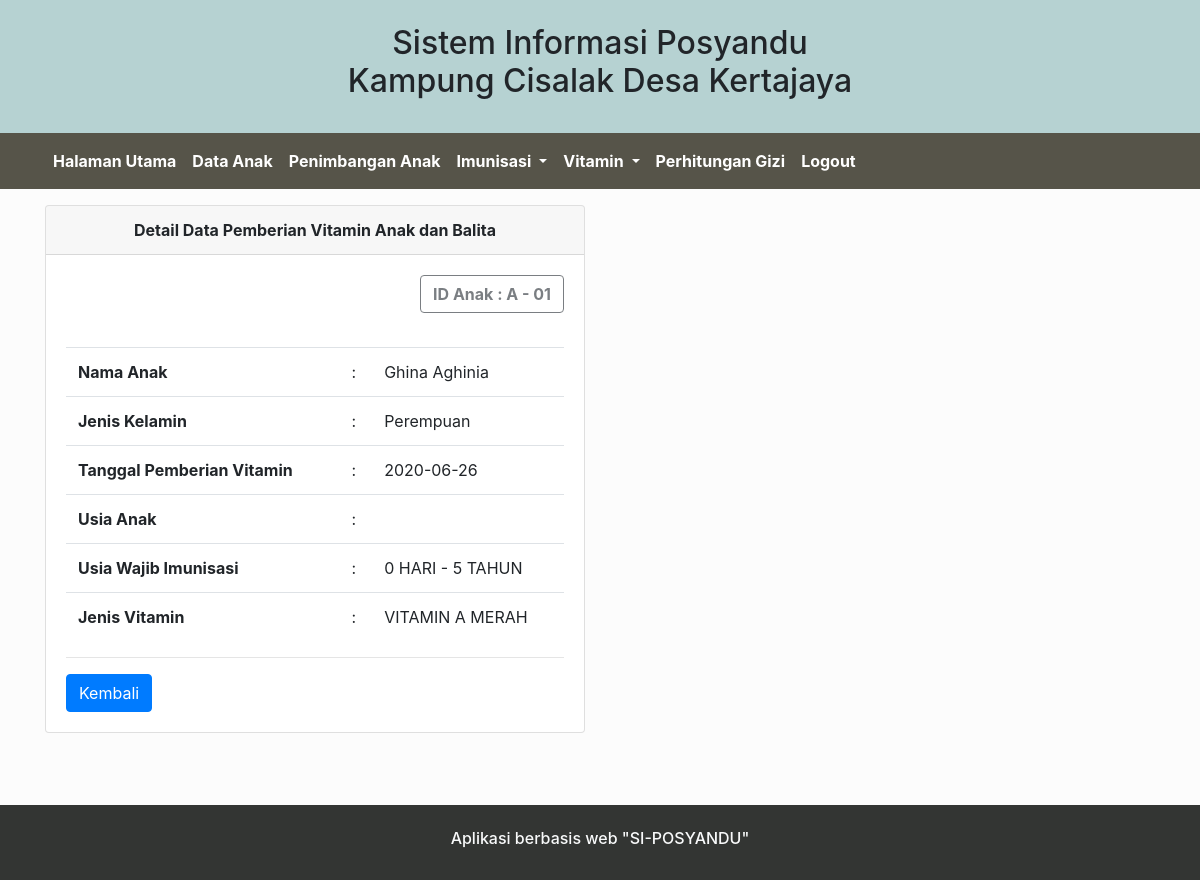
The app's page /Vitamin/detail/1 with its own data.
### tables this page shows
CREATE TABLE `timbangan` (
  `Kode_timbangan` int(10) NOT NULL,
  `Id_anak` int(10) NOT NULL,
  `Tanggal_penimbangan` date NOT NULL,
  `Berat_timbangan` varchar(5) NOT NULL,
  `Tinggi_timbangan` int(5) NOT NULL,
  `Kode_imunisasi` int(10) NOT NULL,
  `Kode_vitamin` int(10) DEFAULT NULL
);

CREATE TABLE `anak` (
  `Id_anak` int(10) NOT NULL,
  `Nama_anak` varchar(30) NOT NULL,
  `Tanggal_lahir` date NOT NULL,
  `Jenis_kelamin` varchar(20) NOT NULL,
  `Berat_badan` varchar(5) NOT NULL,
  `Tinggi_badan` int(5) NOT NULL,
  `Usia` varchar(30) NOT NULL,
  `Nama_ibu` varchar(20) NOT NULL,
  `Nama_ayah` varchar(20) NOT NULL,
  `Alamat` varchar(50) NOT NULL,
  `Status` varchar(30) NOT NULL
);

CREATE TABLE `vitamin` (
  `Kode_vitamin` int(10) NOT NULL,
  `Jenis_vitamin` varchar(20) NOT NULL,
  `Usia_wajib_vitamin` varchar(20) NOT NULL
);

### application/controllers/Vitamin.php (called while the page is built, shortened)
<?php
class Vitamin extends CI_Controller{
    public function __construct()
    {
        $this->load->model('Vitamin_model');
    }
   public function detail($id)
   {
        $data['judul'] = 'Detail Data Timbangan Anak dan Balita';
        $data['imun'] = $this->Vitamin_model->getDetail($id)[0];
        $this->load->view('Templates2/Header', $data);
        $this->load->view('Vitamin/Detail', $data);
        $this->load->view('Templates2/Footer');
   }
}

### index.php (called while the page is built, shortened)
<?php
require_once BASEPATH.'core/CodeIgniter.php';

### application/models/Vitamin_model.php (called while the page is built, shortened)
<?php
class Vitamin_model extends CI_Model{
    public function getDetail($id)
    {
        $sql = "select timbangan.*, anak.*, imunisasi.*, vitamin.* from timbangan join imunisasi on imunisasi.Kode_imunisasi=timbangan.Kode_imunisasi join vitamin on vitamin.Kode_vitamin=timbangan.Kode_vitamin join anak on anak.Id_anak=timbangan.Id_anak where timbangan.Kode_timbangan=$id";
        $query = $this->db->query($sql);
        return $query->result_array();
    }
}

### application/views/Vitamin/Detail.php (the view)
<div class="container">
    <div class="row mt-3">
        <div class="col-md-6">
        <div class="card">
        <div class="card-header text-center font-weight-bold">
            Detail Data Pemberian Vitamin Anak dan Balita
        </div>
        <div class="card-body">
        <button type="button" class="btn btn-outline-dark float-right font-weight-bold" disabled>ID Anak : A - 0<?= $imun['Id_anak']; ?></button><br><br><br>
        <table class="table">
            <tbody class="">
                <tr>
                <th scope="row">Nama Anak</th>
                <td>:</td>
                <td><?= $imun['Nama_anak']; ?></td>
                </tr>
                <tr>
                <th scope="row">Jenis Kelamin</th>
                <td>:</td>
                <td><?= $imun['Jenis_kelamin']; ?></td>
                </tr>
                <tr>
                <th scope="row">Tanggal Pemberian Vitamin</th>
                <td>:</td>
                <td><?= $imun['Tanggal_penimbangan']; ?></td>
                </tr>
                <tr>
                <th scope="row">Usia Anak</th>
                <td>:</td>
                <td><?= $imun['Usia_timbangan']; ?></td>
                </tr>
                <tr>
                <th scope="row">Usia Wajib Imunisasi</th>
                <td>:</td>
                <td><?= $imun['Usia_wajib_vitamin']; ?></td>
                </tr>
                <tr>
                <th scope="row">Jenis Vitamin</th>
                <td>:</td>
                <td><?= $imun['Jenis_vitamin']; ?></td>
                </tr>
            </tbody>
        </table>
                <hr>
                <a href="<?= base_url(); ?>Imunisasi" class="btn btn-primary">Kembali</a>
        </div>
        </div>
        </div>
    </div>
</div> <BR><BR><BR>

### records on screen
timbangan: Id_anak.Id_anak "1", Id_anak.Nama_anak "Ghina Aghinia", Id_anak.Jenis_kelamin "Perempuan", Tanggal_penimbangan "2020-06-26", Kode_vitamin.Usia_wajib_vitamin "0 HARI - 5 TAHUN", Kode_vitamin.Jenis_vitamin "VITAMIN A MERAH"
